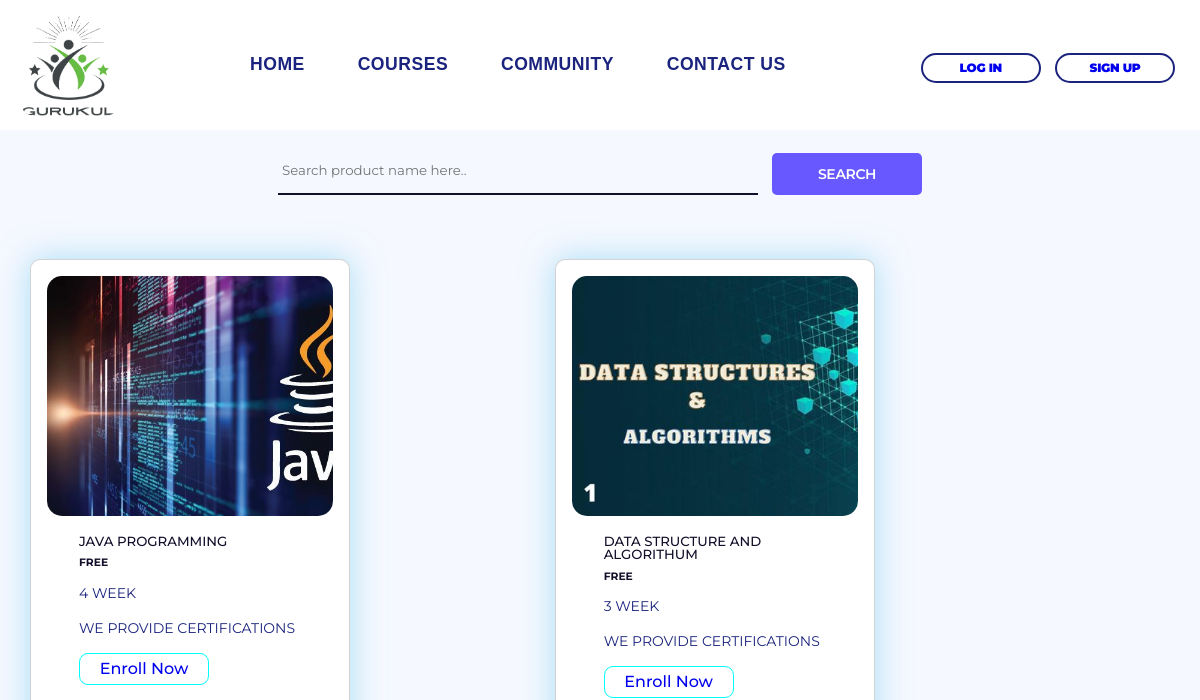
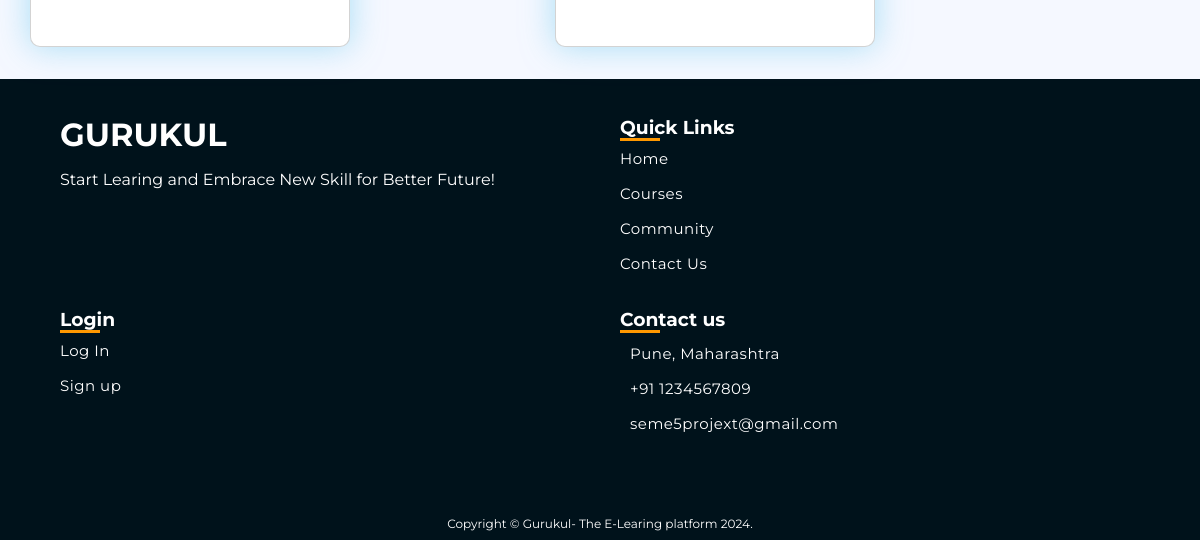
Page /about/ on the earlier database version (2 pictures, top to bottom).
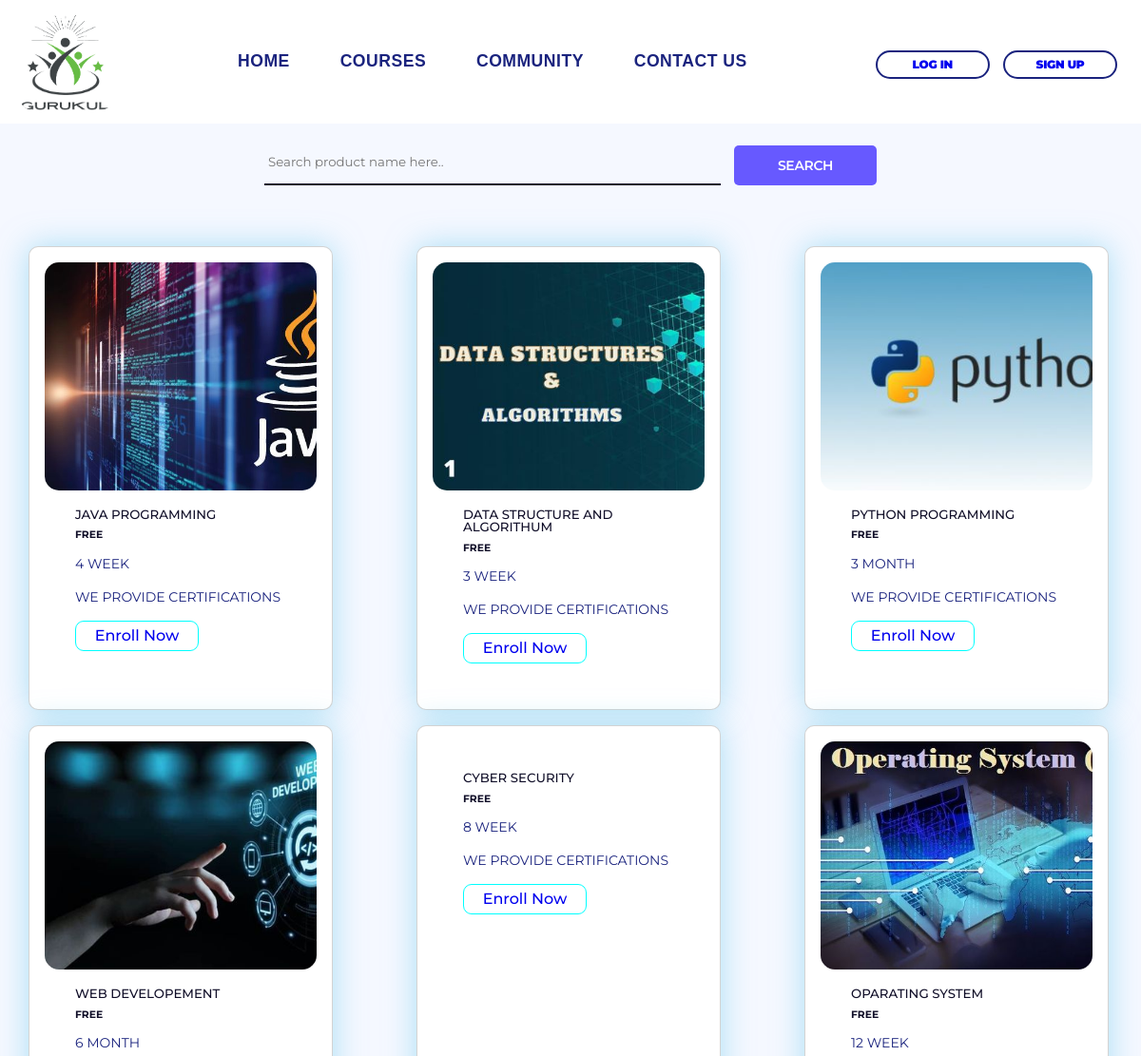
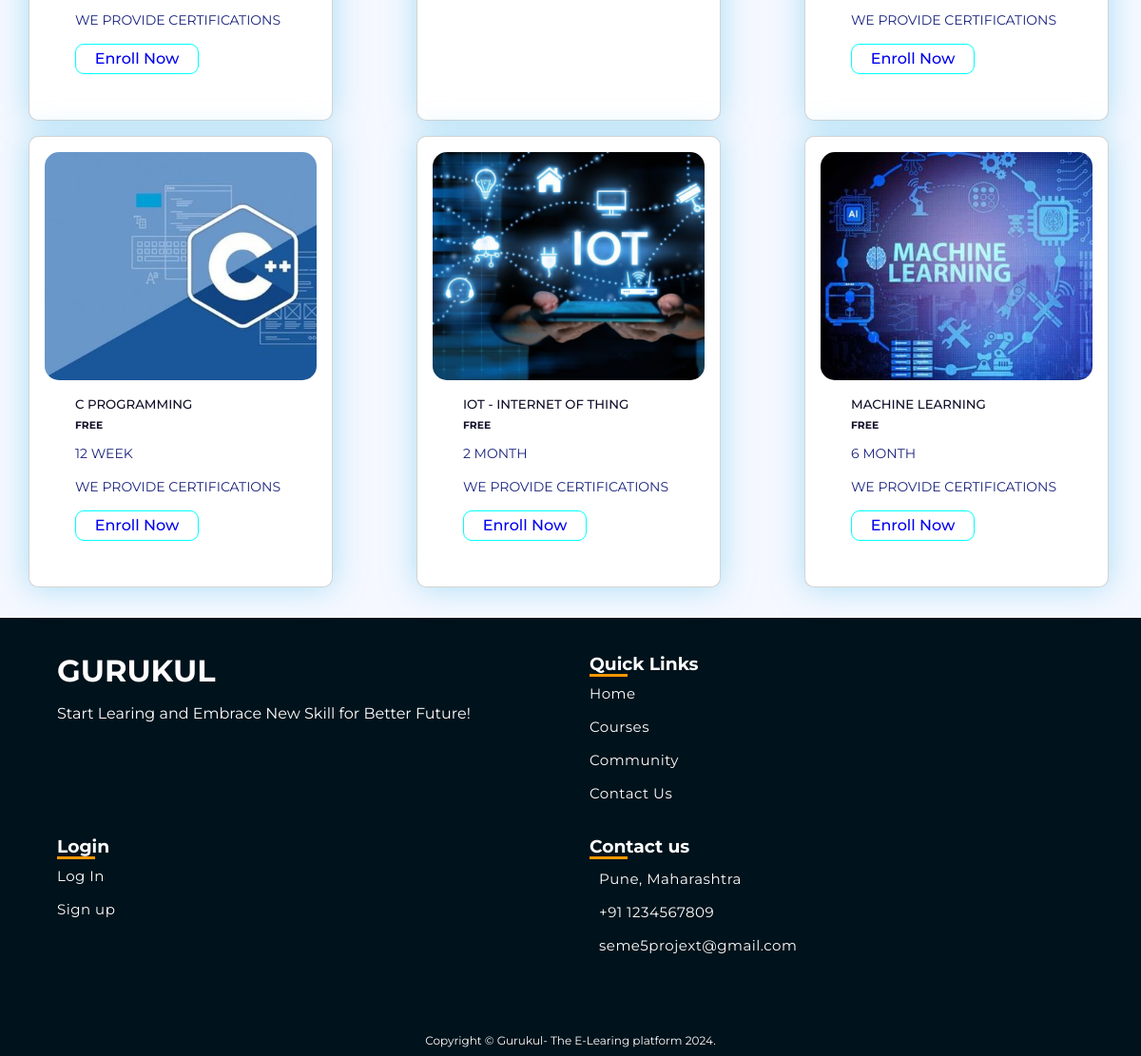
Same page on the later database version (2 pictures, top to bottom).
### home/models.py (models this page shows, shortened)
class course(models.Model):
    product_name= models.CharField(max_length=200)
    price =models.CharField(max_length=100)
    img =models.ImageField(upload_to='img')
    duration =models.CharField(max_length=120)
    info= models.CharField(max_length=200)
    button =models.CharField(max_length=100)

### home/views.py (the view)
# urls.py: path("about/",views.course1, name= "about"),
def course1(request):
    if 'put' in request.GET:
        put =request.GET['put']
        cour =course.objects.filter(product_name__icontains=put)
    else :
            cour= course.objects.all()
    context ={
        'cour':cour
    }
    return render(request, "course.html",context)

### templates/course.html (shortened to what this page needs)
{% load static %}
<!DOCTYPE html>
<html lang="en">
<head>
    <link rel="stylesheet" href="../static/css/home.css">
    <link rel="stylesheet" href="../static/css/course.css">
</head>
<body>
    <header>
        <nav class="header-nav container flex-container">
            <h1 class="logo"><a class="logo-link" href="#"><img src="/static/main.logo-1.png" alt=""></a></h1>
            <ul class="header-menu flex-container">
                <li><a class="header-menu-link" href="/home">Home</a></li>
                <li><a class="header-menu-link" href="/about">Courses</a></li>
                <li><a class="header-menu-link" href="/community">Community</a></li>
                <li><a class="header-menu-link" href="/contact-us">Contact us</a></li>
            </ul>
            <div class="nav-btn">
                <button class="ghost-button"><a href="/log"> Log in</a> </button>
                <button class="ghost-button"><a href="/sign"> Sign UP</a> </button>
            </div>
        </nav>
    </header>
    <div class="course-wrapper">
        <div class="bg">
            <form method="get" action="">
                <div id="search-container">
                    <input type="search" name="put" placeholder="Search product name here.." />
                    <button id="search" type="submit">Search</button>
                </div>
            </form>
        </div>
    </div>
    <div id="products">
        {% for cour in cour %}
        <div class="card ">
            <div class="imgContainer">
                <img src="{{cour.img.url}}" alt="">
            </div>
            <div class="container">
                <h5 class="product_name">{{cour.product_name}}</h5>
                <h6 class=" price ">{{cour.price}}</h6>
                <p class=" duration">{{cour.duration}}</p>
                <p>{{cour.info}}</p>
                <a href="{{cour.button}}">Enroll Now</a>
            </div>
        </div>
        {% endfor %}
    </div>
    <footer>
        <div class="footer">
            <div class="inner-footer">
                <div class="footer-items">
                    <h1>GURUKUL</h1>
                    <p>Start Learing and Embrace New Skill for Better Future!</p>
                </div>
                <div class="footer-items">
                    <h3>Quick Links</h3>
                    <div class="border1"></div>
                    <ul>
                        <a href="/home">
                            <li>Home</li>
                        </a>
                        <a href="#">
                            <li>Courses</li>
                        </a>
                        <a href="/community">
                            <li>Community</li>
                        </a>
                        <a href="/contact-us">
                            <li>Contact Us</li>
                        </a>
                    </ul>
                </div>
                <div class="footer-items">
                    <h3>Login </h3>
                    <div class="border1"></div>
                    <ul>
                        <a href="/log">
                            <li>Log In</li>
                        </a>
                        <a href="/sign">
                            <li>Sign up</li>
                        </a>
                    </ul>
                </div>
                <div class="footer-items">
                    <h3>Contact us</h3>
                    <div class="border1"></div>
                    <ul>
                        <li><a href=""><ion-icon name="location-outline" class="icon"></ion-icon>Pune, Maharashtra</a>
                        </li>
                        <li><a href=""><ion-icon name="call-outline" class="icon"></ion-icon> +91 1234567809</a></li>
                        <li><a href=""><ion-icon name="mail-outline" class="icon"></ion-icon>seme5projext@gmail.com</a>
                        </li>
                    </ul>
                    <div class="social-media">
                        <a href="#"></a>
                        <a href="#"></a>
                        <a href="#"></a>
                    </div>
                </div>
            </div>
            <div class="footer-bottom">
                Copyright &copy; Gurukul- The E-Learing platform 2024.
            </div>
        </div>
    </footer>
</body>
</html>

### static/css/home.css (style rules this page uses)
:root { --dark-color: hsl(0, 0%, 0%); --gray-color: #1A237E; --light-color: hsl(0, 0%, 100%); --border-color-dark: hsl(10, 95%, 70%); --border-color-normal: hsl(10, 95%, 83%); --border-color-light: hsl(10, 95%, 93%); }
* { box-sizing: border-box; font-family: "Montserrat", sans-serif; line-height: 1; list-style: none; margin: 0; padding: 0; }
a { text-decoration: none; transition: .25s; }
button { background: transparent; border: none; border-radius: 2em; cursor: pointer; font-size: .875em; font-weight: 600; height: 2em; letter-spacing: -.025em; text-transform: uppercase; transition: .25s; }
header { min-height: 10vh; background-color: white; position: sticky; top: 0; z-index: 99; }
.logo .logo-link img { height: 100px; width: 100px; background-blend-mode: color-burn; }
p { color: var(--gray-color); font-size: .875em; hyphens: auto; line-height: 1.5; margin: 1em 0; }
.container { padding: 1em; }
.flex-container { display: flex; }
.logo-link { color: var(--dark-color); font-weight: 600; letter-spacing: .125em; text-transform: uppercase; }
.header-nav { align-items: center; flex-direction: column; }
.header-menu { flex-wrap: wrap; justify-content: center; padding: .75em 0; }
.header-menu-link { color: var(--gray-color); display: block; font-size: 1.1rem; font-weight: bolder; padding: .5em .75em; text-transform: uppercase; font-family: Arial, Helvetica, sans-serif; }
.nav-btn>.ghost-button { min-width: 10em; }
.ghost-button { border: .125em solid var(--gray-color); min-width: 9em; padding: 0 1em; height: 30px; margin: 0px 5px; color: var(--gray-color); border: 2px solid var(--gray-color); font-size: medium; font-weight: 900; background-color: rgba(255, 255, 255, 0.943); }
@media only screen and (min-width: 1024px) { header { overflow: hidden; } }
@media only screen and (min-width: 1024px) { img { object-position: 50% 100%; } }
@media only screen and (min-width: 1024px) { .container { padding: 2em; } }
@media only screen and (min-width: 1024px) { .header-nav { flex-direction: row; justify-content: space-between; padding: 10px 20px; } }
@media only screen and (min-width: 1024px) { .logo .logo-link img { height: 100px; width: 100px; background-blend-mode: color-burn; } }
@media only screen and (min-width: 1024px) { .header-menu-link { padding: 0 1.5em; } }
@media only screen and (min-width: 1024px) { .ghost-button { font-size: .75em; } }
.footer { width: 100%; background: #00121b; display: block; }
.inner-footer { width: 95%; margin: auto; padding: 30px 10px; display: flex; flex-wrap: wrap; box-sizing: border-box; justify-content: center; }
.footer-items { width: 25%; padding: 10px 20px; box-sizing: border-box; color: #fff; }
.footer-items a { color: white; }
.footer-items p { font-size: 16px; text-align: justify; line-height: 25px; color: #fff; }
.footer-items h1 { color: #fff; }
.border1 { height: 3px; width: 40px; background: #ff9800; color: #ff9800; background-color: #ff9800; border: 0px; }
ul { list-style: none; color: #fff; font-size: 15px; letter-spacing: 0.5px; }
ul a { text-decoration: none; outline: none; color: #fff; transition: 0.3s; }
.icon { padding-right: 10px; font-size: 1.2rem; }
ul li { margin: 10px 0; height: 25px; }
.social-media { width: 100%; color: #fff; text-align: center; font-size: 20px; }
.social-media a { text-decoration: none; height: 25px; width: 25px; margin: 20px 10px; padding: 4px; color: #fff; transition: 0.5s; }
.footer-bottom { padding: 10px; background: #00121b; color: #fff; font-size: 12px; text-align: center; }
@media screen and (max-width: 1275px) { .footer-items { width: 50%; } }

Differences in the rows shown:
added course: img (picture), product_name "PYTHON PROGRAMMING", price "FREE", duration "3 MONTH", info "WE PROVIDE CERTIFICATIONS"
added course: img (picture), product_name "WEB DEVELOPEMENT", price "FREE", duration "6 MONTH", info "WE PROVIDE CERTIFICATIONS"
added course: product_name "CYBER SECURITY", price "FREE", duration "8 WEEK", info "WE PROVIDE CERTIFICATIONS"
added course: img (picture), product_name "OPARATING SYSTEM", price "FREE", duration "12 WEEK", info "WE PROVIDE CERTIFICATIONS"
added course: img (picture), product_name "C PROGRAMMING", price "FREE", duration "12 WEEK", info "WE PROVIDE CERTIFICATIONS"
added course: img (picture), product_name "IOT - INTERNET OF THING", price "FREE", duration "2 MONTH", info "WE PROVIDE CERTIFICATIONS"
added course: img (picture), product_name "MACHINE LEARNING", price "FREE", duration "6 MONTH", info "WE PROVIDE CERTIFICATIONS"
